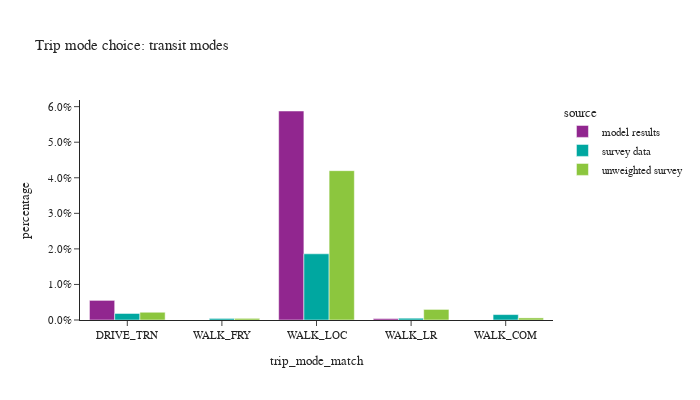

The cell this chart's notebook holds for it:
### Code cell
# show only transit modes
df_plot = trip_data.groupby(['source','trip_mode_match'])['trip_weight'].sum().reset_index()
df_plot['percentage'] = df_plot.groupby(['source'], group_keys=False)['trip_weight']. \
    apply(lambda x: x / float(x.sum()))

fig = px.bar(df_plot.loc[df_plot['trip_mode_match'].isin(transit_modes)], x="trip_mode_match", y="percentage", color="source",barmode="group",
             title="Trip mode choice: transit modes")
fig.for_each_annotation(lambda a: a.update(text = a.text.split("=")[-1]))
fig.update_layout(height=400, width=700, yaxis=dict(tickformat=".1%"))
fig.show()

### Figure 1 — Plotly figure (JSON) as saved in the notebook; plotly's stock layout.template omitted (floating-point values rounded to 4 significant figures)
{"data": [{"alignmentgroup": "True", "hovertemplate": "source=model results<br>trip_mode_match=%{x}<br>percentage=%{y}<extra></extra>", "legendgroup": "model results", "marker": {"color": "#91268F", "pattern": {"shape": ""}}, "name": "model results", "offsetgroup": "model results", "orientation": "v", "showlegend": true, "textposition": "auto", "type": "bar", "x": ["DRIVE_TRN", "WALK_FRY", "WALK_LOC", "WALK_LR"], "xaxis": "x", "y": [0.005518, 5.152e-07, 0.05878, 0.0004063], "yaxis": "y"}, {"alignmentgroup": "True", "hovertemplate": "source=survey data<br>trip_mode_match=%{x}<br>percentage=%{y}<extra></extra>", "legendgroup": "survey data", "marker": {"color": "#00A7A0", "pattern": {"shape": ""}}, "name": "survey data", "offsetgroup": "survey data", "orientation": "v", "showlegend": true, "textposition": "auto", "type": "bar", "x": ["DRIVE_TRN", "WALK_COM", "WALK_FRY", "WALK_LOC", "WALK_LR"], "xaxis": "x", "y": [0.001838, 0.001523, 0.0004419, 0.01861, 0.0005033], "yaxis": "y"}, {"alignmentgroup": "True", "hovertemplate": "source=unweighted survey<br>trip_mode_match=%{x}<br>percentage=%{y}<extra></extra>", "legendgroup": "unweighted survey", "marker": {"color": "#8CC63E", "pattern": {"shape": ""}}, "name": "unweighted survey", "offsetgroup": "unweighted survey", "orientation": "v", "showlegend": true, "textposition": "auto", "type": "bar", "x": ["DRIVE_TRN", "WALK_COM", "WALK_FRY", "WALK_LOC", "WALK_LR"], "xaxis": "x", "y": [0.002179, 0.0005897, 0.0004615, 0.042, 0.002974], "yaxis": "y"}], "layout": {"barmode": "group", "height": 400, "legend": {"title": {"text": "source"}, "tracegroupgap": 0}, "title": {"text": "Trip mode choice: transit modes"}, "width": 700, "xaxis": {"anchor": "y", "domain": [0.0, 1.0], "title": {"text": "trip_mode_match"}}, "yaxis": {"anchor": "x", "domain": [0.0, 1.0], "tickformat": ".1%", "title": {"text": "percentage"}}}}
